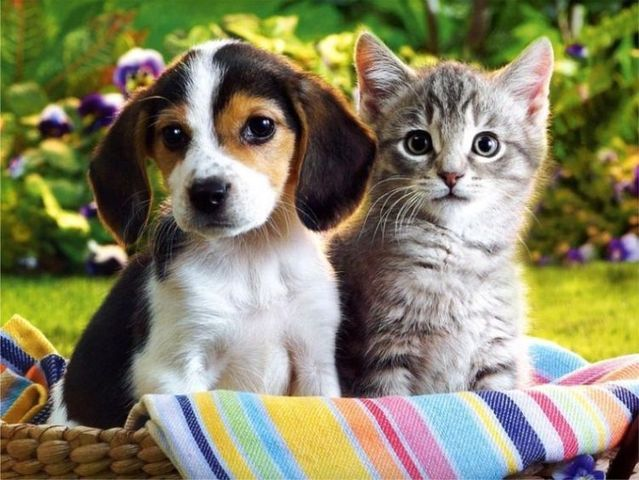
#> input picture Teoría/Intro_imags/imag1.jpg, 639 x 480 px
$ python Example1.py
#> lines starting #> are read from the running program, lines starting #| are printed output that depends on the picture
import cv2
import numpy as np
import matplotlib.pyplot as plt

imagN = cv2.imread('imag1.jpg') # CARGANDO IMAGEN NATURAL
#> imagN is the input picture: shape (480, 639, 3); mean B, G, R 100.4, 130.1, 133
imagS = cv2.imread('dibujo.png', -1) # CARGANDO IMAGEN SINTÉTICA
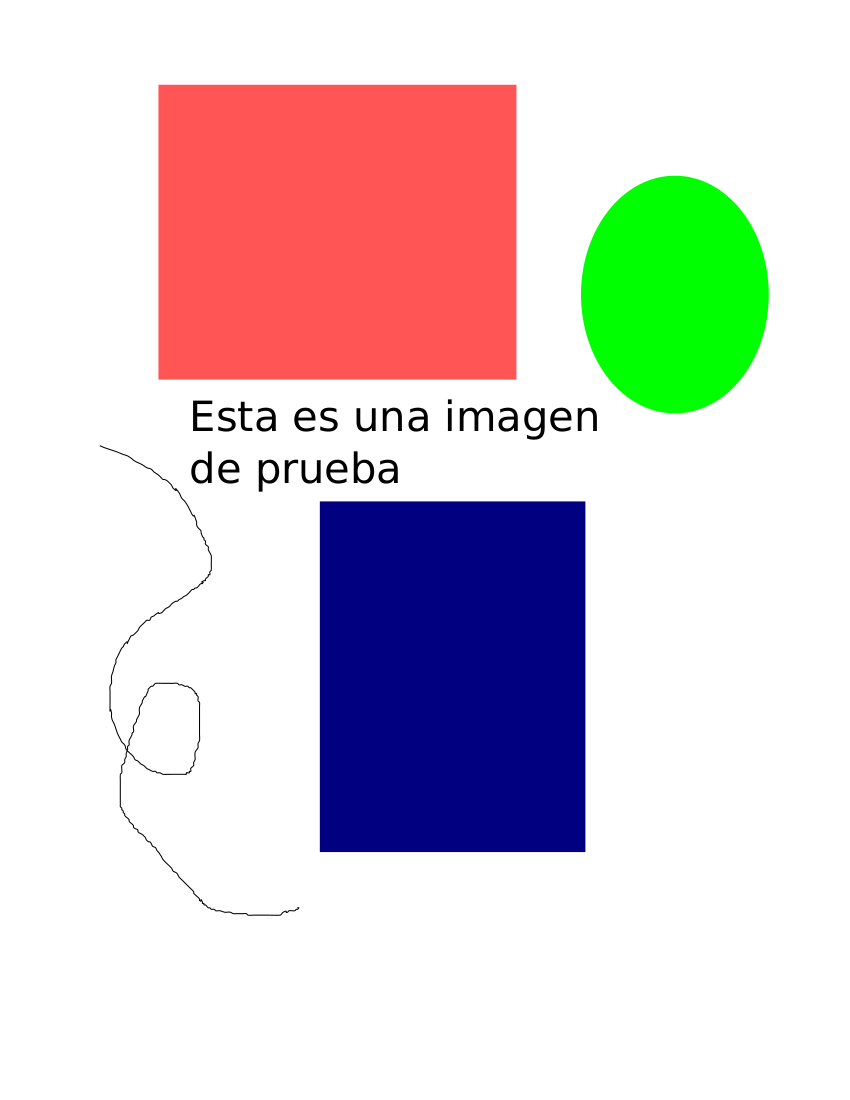
#> input picture Teoría/Intro_imags/dibujo.png, 850 x 1100 px
#> imagS is the input picture: shape (1100, 850, 4); mean B, G, R, A 211.9, 208.7, 218.3, 255

# tamaño de la imagen
print('Tamaño de la imagen natural: ', np.shape(imagN) )
#| Tamaño de la imagen natural:  (480, 639, 3)
print('Tamaño de la imagen sintética: ', np.shape(imagS))
#| Tamaño de la imagen sintética:  (1100, 850, 4)

#valor de un pixel
print('Un pixel de la imágen natural (formato BGR): ', imagN[10][10]) #formato BGR
#| Un pixel de la imágen natural (formato BGR):  [ 17 112  98]
print('Un pixel de la imágen sintética (formato BGR): ', imagS[307][254]) #formato BGR
#| Un pixel de la imágen sintética (formato BGR):  [ 85  85 255 255]

# Mostrar imagen metodo Opencv
cv2.imshow('IMAGEN NATURAL', imagN)
cv2.imshow('IMAGEN SINTETICA', imagS)

# presionar una tecla para cerrar la ventana y continuar
cv2.waitKey(0)
cv2.destroyAllWindows()

# Mostrar imagen método matplotlib
RGB_imagN = cv2.cvtColor(imagN, cv2.COLOR_BGR2RGB) #correccion de formato
RGB_imagS = cv2.cvtColor(imagS, cv2.COLOR_BGR2RGB) #correccion de formato
print('Un pixel (formato RGB): ', RGB_imagN[10][10])
#| Un pixel (formato RGB):  [ 98 112  17]
print('Un pixel (formato RGB): ', RGB_imagS[307][254])
#| Un pixel (formato RGB):  [255  85  85]

fig,axs = plt.subplots(1,2)

axs[0].imshow(RGB_imagN)
axs[1].imshow(RGB_imagS)

#plt.imshow(RGB_imagN)
plt.show()
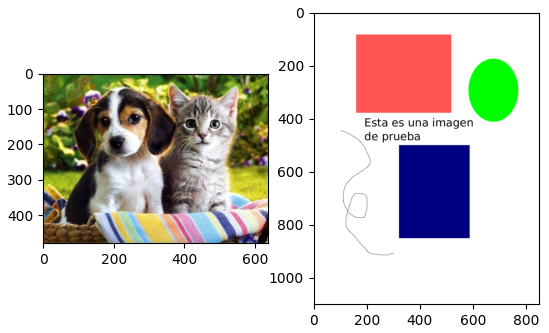
#> figure drawn by matplotlib, 2 panels
